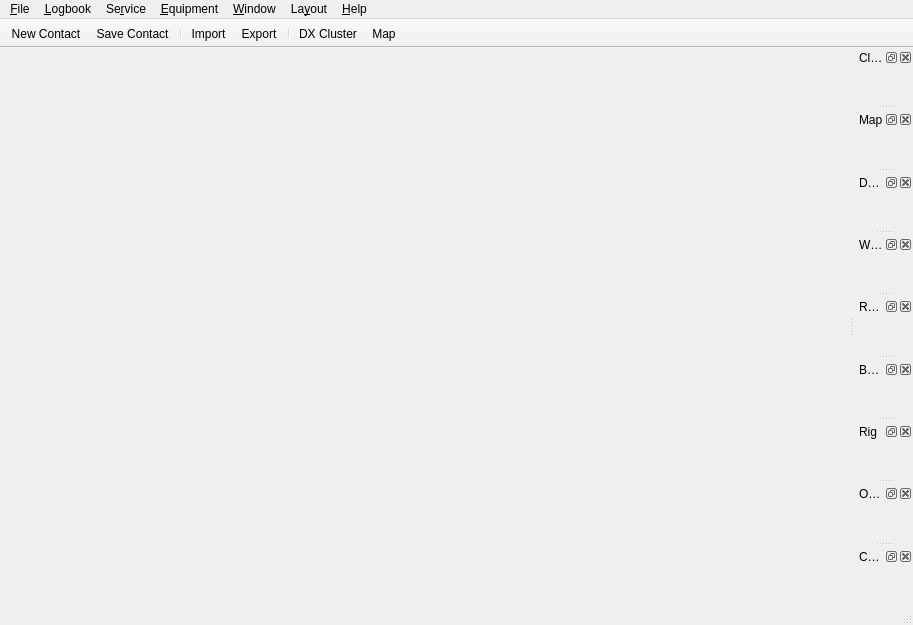
<?xml version="1.0" encoding="UTF-8"?>
<ui version="4.0">
 <class>MainWindow</class>
 <widget class="QMainWindow" name="MainWindow">
  <property name="geometry">
   <rect>
    <x>0</x>
    <y>0</y>
    <width>913</width>
    <height>625</height>
   </rect>
  </property>
  <property name="windowTitle">
   <string/>
  </property>
  <property name="dockOptions">
   <set>QMainWindow::AllowNestedDocks|QMainWindow::AllowTabbedDocks|QMainWindow::AnimatedDocks|QMainWindow::GroupedDragging</set>
  </property>
  <widget class="QWidget" name="centralWidget">
   <layout class="QVBoxLayout" name="verticalLayout">
    <property name="bottomMargin">
     <number>0</number>
    </property>
    <item>
     <widget class="LogbookWidget" name="logbookWidget" native="true">
      <property name="sizePolicy">
       <sizepolicy hsizetype="Preferred" vsizetype="Preferred">
        <horstretch>0</horstretch>
        <verstretch>0</verstretch>
       </sizepolicy>
      </property>
     </widget>
    </item>
    <item>
     <widget class="NewContactWidget" name="newContactWidget" native="true">
      <property name="sizePolicy">
       <sizepolicy hsizetype="Expanding" vsizetype="Maximum">
        <horstretch>0</horstretch>
        <verstretch>0</verstretch>
       </sizepolicy>
      </property>
      <property name="minimumSize">
       <size>
        <width>0</width>
        <height>0</height>
       </size>
      </property>
      <property name="focusPolicy">
       <enum>Qt::ClickFocus</enum>
      </property>
     </widget>
    </item>
   </layout>
  </widget>
  <widget class="QMenuBar" name="menuBar">
   <property name="geometry">
    <rect>
     <x>0</x>
     <y>0</y>
     <width>913</width>
     <height>22</height>
    </rect>
   </property>
   <widget class="QMenu" name="menuFile">
    <property name="title">
     <string>&amp;File</string>
    </property>
    <addaction name="actionSettings"/>
    <addaction name="separator"/>
    <addaction name="actionQuit"/>
   </widget>
   <widget class="QMenu" name="menuLogbook">
    <property name="title">
     <string>&amp;Logbook</string>
    </property>
    <addaction name="actionNewContact"/>
    <addaction name="actionSaveContact"/>
    <addaction name="actionQSOFilters"/>
    <addaction name="actionManualContact"/>
    <addaction name="separator"/>
    <addaction name="actionImport"/>
    <addaction name="actionExport"/>
    <addaction name="separator"/>
    <addaction name="actionAwards"/>
    <addaction name="actionStatistics"/>
   </widget>
   <widget class="QMenu" name="menuRig">
    <property name="title">
     <string>&amp;Equipment</string>
    </property>
    <addaction name="actionConnectRig"/>
    <addaction name="actionConnectCWKeyer"/>
    <addaction name="actionConnectRotator"/>
   </widget>
   <widget class="QMenu" name="menuHelp">
    <property name="title">
     <string>&amp;Help</string>
    </property>
    <addaction name="actionWikiHelp"/>
    <addaction name="actionReportBug"/>
    <addaction name="actionMailingList"/>
    <addaction name="separator"/>
    <addaction name="actionAbout"/>
   </widget>
   <widget class="QMenu" name="menuWindow">
    <property name="title">
     <string>&amp;Window</string>
    </property>
    <addaction name="actionBandmap"/>
    <addaction name="actionClock"/>
    <addaction name="actionCWConsole"/>
    <addaction name="actionDXClusterWindow"/>
    <addaction name="actionMapWindow"/>
    <addaction name="actionOnlineMap"/>
    <addaction name="actionRig"/>
    <addaction name="actionRotator"/>
    <addaction name="actionWsjtx"/>
   </widget>
   <widget class="QMenu" name="menuServices">
    <property name="title">
     <string>Se&amp;rvice</string>
    </property>
    <addaction name="actionClublog"/>
    <addaction name="actioneQSL"/>
    <addaction name="actionLotw"/>
    <addaction name="actionQRZ_com"/>
   </widget>
   <widget class="QMenu" name="menuLayout">
    <property name="title">
     <string>La&amp;yout</string>
    </property>
    <widget class="QMenu" name="menuNewContact">
     <property name="title">
      <string>New QSO</string>
     </property>
    </widget>
    <addaction name="menuNewContact"/>
    <addaction name="actionLayoutEdit"/>
   </widget>
   <addaction name="menuFile"/>
   <addaction name="menuLogbook"/>
   <addaction name="menuServices"/>
   <addaction name="menuRig"/>
   <addaction name="menuWindow"/>
   <addaction name="menuLayout"/>
   <addaction name="menuHelp"/>
  </widget>
  <widget class="QStatusBar" name="statusBar"/>
  <widget class="QToolBar" name="toolBar">
   <property name="enabled">
    <bool>true</bool>
   </property>
   <property name="windowTitle">
    <string>Toolbar</string>
   </property>
   <property name="movable">
    <bool>false</bool>
   </property>
   <property name="toolButtonStyle">
    <enum>Qt::ToolButtonIconOnly</enum>
   </property>
   <property name="floatable">
    <bool>false</bool>
   </property>
   <attribute name="toolBarArea">
    <enum>TopToolBarArea</enum>
   </attribute>
   <attribute name="toolBarBreak">
    <bool>false</bool>
   </attribute>
   <addaction name="actionNewContact"/>
   <addaction name="actionSaveContact"/>
   <addaction name="separator"/>
   <addaction name="actionImport"/>
   <addaction name="actionExport"/>
   <addaction name="separator"/>
   <addaction name="actionDXClusterWindow"/>
   <addaction name="actionMapWindow"/>
  </widget>
  <widget class="QDockWidget" name="clockDockWidget">
   <property name="windowTitle">
    <string>Clock</string>
   </property>
   <attribute name="dockWidgetArea">
    <number>2</number>
   </attribute>
   <widget class="ClockWidget" name="clockWidget"/>
  </widget>
  <widget class="QDockWidget" name="mapDockWidget">
   <property name="windowTitle">
    <string>Map</string>
   </property>
   <attribute name="dockWidgetArea">
    <number>2</number>
   </attribute>
   <widget class="MapWidget" name="mapWidget">
    <property name="focusPolicy">
     <enum>Qt::ClickFocus</enum>
    </property>
   </widget>
  </widget>
  <widget class="QDockWidget" name="dxDockWidget">
   <property name="windowTitle">
    <string>DX Cluster</string>
   </property>
   <attribute name="dockWidgetArea">
    <number>2</number>
   </attribute>
   <widget class="DxWidget" name="dxWidget"/>
  </widget>
  <widget class="QDockWidget" name="wsjtxDockWidget">
   <property name="windowTitle">
    <string>WSJTX</string>
   </property>
   <attribute name="dockWidgetArea">
    <number>2</number>
   </attribute>
   <widget class="WsjtxWidget" name="wsjtxWidget"/>
  </widget>
  <widget class="QDockWidget" name="rotatorDockWidget">
   <property name="windowTitle">
    <string>Rotator</string>
   </property>
   <attribute name="dockWidgetArea">
    <number>2</number>
   </attribute>
   <widget class="RotatorWidget" name="rotatorWidget"/>
  </widget>
  <widget class="QDockWidget" name="bandmapDockWidget">
   <property name="windowTitle">
    <string>Bandmap</string>
   </property>
   <attribute name="dockWidgetArea">
    <number>2</number>
   </attribute>
   <widget class="BandmapWidget" name="bandmapWidget"/>
  </widget>
  <widget class="QDockWidget" name="rigDockWidget">
   <property name="windowTitle">
    <string>Rig</string>
   </property>
   <attribute name="dockWidgetArea">
    <number>2</number>
   </attribute>
   <widget class="RigWidget" name="rigWidget"/>
  </widget>
  <widget class="QDockWidget" name="onlineMapDockWidget">
   <property name="windowTitle">
    <string>Online Map</string>
   </property>
   <attribute name="dockWidgetArea">
    <number>2</number>
   </attribute>
   <widget class="OnlineMapWidget" name="onlineMapWidget"/>
  </widget>
  <widget class="QDockWidget" name="cwConsoleDockWidget">
   <property name="windowTitle">
    <string>CW Console</string>
   </property>
   <attribute name="dockWidgetArea">
    <number>2</number>
   </attribute>
   <widget class="CWConsoleWidget" name="cwconsoleWidget"/>
  </widget>
  <action name="actionQuit">
   <property name="icon">
    <iconset theme="application-exit">
     <normaloff>.</normaloff>.</iconset>
   </property>
   <property name="text">
    <string>&amp;Quit</string>
   </property>
   <property name="shortcut">
    <string>Ctrl+Q</string>
   </property>
   <property name="menuRole">
    <enum>QAction::QuitRole</enum>
   </property>
  </action>
  <action name="actionSettings">
   <property name="icon">
    <iconset theme="document-properties">
     <normaloff>.</normaloff>.</iconset>
   </property>
   <property name="text">
    <string>&amp;Settings</string>
   </property>
   <property name="menuRole">
    <enum>QAction::PreferencesRole</enum>
   </property>
  </action>
  <action name="actionNewContact">
   <property name="icon">
    <iconset theme="document-new">
     <normaloff>.</normaloff>.</iconset>
   </property>
   <property name="text">
    <string>New Contact</string>
   </property>
   <property name="shortcut">
    <string>Ctrl+N</string>
   </property>
  </action>
  <action name="actionImport">
   <property name="icon">
    <iconset theme="document-import">
     <normaloff>.</normaloff>.</iconset>
   </property>
   <property name="text">
    <string>&amp;Import</string>
   </property>
  </action>
  <action name="actionExport">
   <property name="icon">
    <iconset theme="document-export">
     <normaloff>.</normaloff>.</iconset>
   </property>
   <property name="text">
    <string>&amp;Export</string>
   </property>
  </action>
  <action name="actionConnectRig">
   <property name="checkable">
    <bool>true</bool>
   </property>
   <property name="text">
    <string>Connect R&amp;ig</string>
   </property>
  </action>
  <action name="actionAbout">
   <property name="icon">
    <iconset theme="help-about">
     <normaloff>.</normaloff>.</iconset>
   </property>
   <property name="text">
    <string>&amp;About</string>
   </property>
   <property name="menuRole">
    <enum>QAction::AboutRole</enum>
   </property>
  </action>
  <action name="actionSaveContact">
   <property name="icon">
    <iconset theme="document-save">
     <normaloff>.</normaloff>.</iconset>
   </property>
   <property name="text">
    <string>Save Contact</string>
   </property>
   <property name="shortcut">
    <string>Ctrl+S</string>
   </property>
  </action>
  <action name="actionDXClusterWindow">
   <property name="icon">
    <iconset theme="object-rows">
     <normaloff>:/res/icons/network-wireless.png</normaloff>:/res/icons/network-wireless.png</iconset>
   </property>
   <property name="text">
    <string>DX Cluster</string>
   </property>
  </action>
  <action name="actionMapWindow">
   <property name="icon">
    <iconset theme="globe">
     <normaloff>:/res/icons/emblem-web.png</normaloff>:/res/icons/emblem-web.png</iconset>
   </property>
   <property name="text">
    <string>Map</string>
   </property>
  </action>
  <action name="actionStatistics">
   <property name="icon">
    <iconset theme="x-office-spreadsheet">
     <normaloff>.</normaloff>.</iconset>
   </property>
   <property name="text">
    <string>S&amp;tatistics</string>
   </property>
  </action>
  <action name="actionWsjtx">
   <property name="text">
    <string>Wsjtx</string>
   </property>
  </action>
  <action name="actionLotw">
   <property name="text">
    <string>&amp;LotW</string>
   </property>
  </action>
  <action name="actionConnectRotator">
   <property name="checkable">
    <bool>true</bool>
   </property>
   <property name="text">
    <string>Connect R&amp;otator</string>
   </property>
  </action>
  <action name="actionRotator">
   <property name="text">
    <string>Rotator</string>
   </property>
  </action>
  <action name="actionBandmap">
   <property name="text">
    <string>Bandmap</string>
   </property>
  </action>
  <action name="actionRig">
   <property name="text">
    <string>Rig</string>
   </property>
  </action>
  <action name="actionClock">
   <property name="text">
    <string>Clock</string>
   </property>
  </action>
  <action name="actionQSOFilters">
   <property name="icon">
    <iconset resource="../res/icons/icons.qrc">
     <normaloff>:/icons/filter_list-24px.svg</normaloff>:/icons/filter_list-24px.svg</iconset>
   </property>
   <property name="text">
    <string>QSO &amp;Filters</string>
   </property>
  </action>
  <action name="actioneQSL">
   <property name="text">
    <string>&amp;eQSL</string>
   </property>
  </action>
  <action name="actionOnlineMap">
   <property name="text">
    <string>Online Map</string>
   </property>
  </action>
  <action name="actionAwards">
   <property name="icon">
    <iconset theme="application-certificate">
     <normaloff>.</normaloff>.</iconset>
   </property>
   <property name="text">
    <string>&amp;Awards</string>
   </property>
  </action>
  <action name="actionClublog">
   <property name="text">
    <string>&amp;Clublog</string>
   </property>
  </action>
  <action name="actionQRZ_com">
   <property name="text">
    <string>&amp;QRZ.com</string>
   </property>
  </action>
  <action name="actionAlert">
   <property name="text">
    <string>Edit Rules</string>
   </property>
  </action>
  <action name="actionShowAlerts">
   <property name="text">
    <string>Show Alerts</string>
   </property>
  </action>
  <action name="actionClearAlerts">
   <property name="text">
    <string>Clear Alerts</string>
   </property>
  </action>
  <action name="actionBeepSettingAlert">
   <property name="checkable">
    <bool>true</bool>
   </property>
   <property name="text">
    <string>Beep</string>
   </property>
  </action>
  <action name="actionConnectCWKeyer">
   <property name="checkable">
    <bool>true</bool>
   </property>
   <property name="text">
    <string>Connect &amp;CW Keyer</string>
   </property>
  </action>
  <action name="actionCWConsole">
   <property name="text">
    <string>CW Console</string>
   </property>
  </action>
  <action name="actionWikiHelp">
   <property name="icon">
    <iconset theme="help">
     <normaloff>.</normaloff>.</iconset>
   </property>
   <property name="text">
    <string>&amp;Wiki</string>
   </property>
  </action>
  <action name="actionReportBug">
   <property name="text">
    <string>Report &amp;Bug...</string>
   </property>
  </action>
  <action name="actionManualContact">
   <property name="checkable">
    <bool>true</bool>
   </property>
   <property name="text">
    <string>&amp;Manual Entry</string>
   </property>
   <property name="toolTip">
    <string>Switch New Contact dialog to the manually entry mode&lt;br/&gt;(time, freq, profiles etc. are not taken from their common sources)</string>
   </property>
  </action>
  <action name="actionMailingList">
   <property name="text">
    <string>Mailing List...</string>
   </property>
  </action>
  <action name="actionLayoutEdit">
   <property name="text">
    <string>Edit</string>
   </property>
  </action>
 </widget>
 <layoutdefault spacing="6" margin="11"/>
 <customwidgets>
  <customwidget>
   <class>NewContactWidget</class>
   <extends>QWidget</extends>
   <header>ui/NewContactWidget.h</header>
   <container>1</container>
   <slots>
    <signal>contactAdded()</signal>
    <signal>newTarget(double,double)</signal>
    <slot>resetContact()</slot>
    <slot>saveContact()</slot>
    <slot>tuneDx(QString,double)</slot>
    <slot>readGlobalSettings()</slot>
   </slots>
  </customwidget>
  <customwidget>
   <class>LogbookWidget</class>
   <extends>QWidget</extends>
   <header>ui/LogbookWidget.h</header>
   <container>1</container>
   <slots>
    <slot>updateTable()</slot>
   </slots>
  </customwidget>
  <customwidget>
   <class>DxWidget</class>
   <extends>QWidget</extends>
   <header>ui/DxWidget.h</header>
   <container>1</container>
   <slots>
    <signal>tuneDx(QString,double)</signal>
   </slots>
  </customwidget>
  <customwidget>
   <class>WsjtxWidget</class>
   <extends>QWidget</extends>
   <header>ui/WsjtxWidget.h</header>
   <container>1</container>
  </customwidget>
  <customwidget>
   <class>ClockWidget</class>
   <extends>QWidget</extends>
   <header>ui/ClockWidget.h</header>
   <container>1</container>
  </customwidget>
  <customwidget>
   <class>MapWidget</class>
   <extends>QWidget</extends>
   <header>ui/MapWidget.h</header>
   <container>1</container>
  </customwidget>
  <customwidget>
   <class>RotatorWidget</class>
   <extends>QWidget</extends>
   <header>ui/RotatorWidget.h</header>
   <container>1</container>
  </customwidget>
  <customwidget>
   <class>BandmapWidget</class>
   <extends>QWidget</extends>
   <header>ui/BandmapWidget.h</header>
   <container>1</container>
  </customwidget>
  <customwidget>
   <class>RigWidget</class>
   <extends>QWidget</extends>
   <header>ui/RigWidget.h</header>
   <container>1</container>
  </customwidget>
  <customwidget>
   <class>OnlineMapWidget</class>
   <extends>QWidget</extends>
   <header>ui/OnlineMapWidget.h</header>
   <container>1</container>
  </customwidget>
  <customwidget>
   <class>CWConsoleWidget</class>
   <extends>QWidget</extends>
   <header>ui/CWConsoleWidget.h</header>
   <container>1</container>
  </customwidget>
 </customwidgets>
 <resources>
  <include location="../res/icons/icons.qrc"/>
 </resources>
 <connections>
  <connection>
   <sender>actionQuit</sender>
   <signal>triggered()</signal>
   <receiver>MainWindow</receiver>
   <slot>close()</slot>
   <hints>
    <hint type="sourcelabel">
     <x>-1</x>
     <y>-1</y>
    </hint>
    <hint type="destinationlabel">
     <x>284</x>
     <y>195</y>
    </hint>
   </hints>
  </connection>
  <connection>
   <sender>actionSettings</sender>
   <signal>triggered()</signal>
   <receiver>MainWindow</receiver>
   <slot>showSettings()</slot>
   <hints>
    <hint type="sourcelabel">
     <x>-1</x>
     <y>-1</y>
    </hint>
    <hint type="destinationlabel">
     <x>317</x>
     <y>231</y>
    </hint>
   </hints>
  </connection>
  <connection>
   <sender>actionExport</sender>
   <signal>triggered()</signal>
   <receiver>MainWindow</receiver>
   <slot>exportLog()</slot>
   <hints>
    <hint type="sourcelabel">
     <x>-1</x>
     <y>-1</y>
    </hint>
    <hint type="destinationlabel">
     <x>399</x>
     <y>325</y>
    </hint>
   </hints>
  </connection>
  <connection>
   <sender>actionImport</sender>
   <signal>triggered()</signal>
   <receiver>MainWindow</receiver>
   <slot>importLog()</slot>
   <hints>
    <hint type="sourcelabel">
     <x>-1</x>
     <y>-1</y>
    </hint>
    <hint type="destinationlabel">
     <x>399</x>
     <y>325</y>
    </hint>
   </hints>
  </connection>
  <connection>
   <sender>actionNewContact</sender>
   <signal>triggered()</signal>
   <receiver>newContactWidget</receiver>
   <slot>resetContact()</slot>
   <hints>
    <hint type="sourcelabel">
     <x>-1</x>
     <y>-1</y>
    </hint>
    <hint type="destinationlabel">
     <x>408</x>
     <y>622</y>
    </hint>
   </hints>
  </connection>
  <connection>
   <sender>actionSaveContact</sender>
   <signal>triggered()</signal>
   <receiver>newContactWidget</receiver>
   <slot>saveContact()</slot>
   <hints>
    <hint type="sourcelabel">
     <x>-1</x>
     <y>-1</y>
    </hint>
    <hint type="destinationlabel">
     <x>408</x>
     <y>622</y>
    </hint>
   </hints>
  </connection>
  <connection>
   <sender>actionAbout</sender>
   <signal>triggered()</signal>
   <receiver>MainWindow</receiver>
   <slot>showAbout()</slot>
   <hints>
    <hint type="sourcelabel">
     <x>-1</x>
     <y>-1</y>
    </hint>
    <hint type="destinationlabel">
     <x>404</x>
     <y>264</y>
    </hint>
   </hints>
  </connection>
  <connection>
   <sender>MainWindow</sender>
   <signal>settingsChanged()</signal>
   <receiver>newContactWidget</receiver>
   <slot>readGlobalSettings()</slot>
   <hints>
    <hint type="sourcelabel">
     <x>404</x>
     <y>264</y>
    </hint>
    <hint type="destinationlabel">
     <x>607</x>
     <y>500</y>
    </hint>
   </hints>
  </connection>
  <connection>
   <sender>actionConnectRig</sender>
   <signal>triggered()</signal>
   <receiver>MainWindow</receiver>
   <slot>rigConnect()</slot>
   <hints>
    <hint type="sourcelabel">
     <x>-1</x>
     <y>-1</y>
    </hint>
    <hint type="destinationlabel">
     <x>446</x>
     <y>264</y>
    </hint>
   </hints>
  </connection>
  <connection>
   <sender>actionStatistics</sender>
   <signal>triggered()</signal>
   <receiver>MainWindow</receiver>
   <slot>showStatistics()</slot>
   <hints>
    <hint type="sourcelabel">
     <x>-1</x>
     <y>-1</y>
    </hint>
    <hint type="destinationlabel">
     <x>446</x>
     <y>264</y>
    </hint>
   </hints>
  </connection>
  <connection>
   <sender>actionLotw</sender>
   <signal>triggered()</signal>
   <receiver>MainWindow</receiver>
   <slot>showLotw()</slot>
   <hints>
    <hint type="sourcelabel">
     <x>-1</x>
     <y>-1</y>
    </hint>
    <hint type="destinationlabel">
     <x>446</x>
     <y>264</y>
    </hint>
   </hints>
  </connection>
  <connection>
   <sender>actionDXClusterWindow</sender>
   <signal>triggered()</signal>
   <receiver>dxDockWidget</receiver>
   <slot>show()</slot>
   <hints>
    <hint type="sourcelabel">
     <x>-1</x>
     <y>-1</y>
    </hint>
    <hint type="destinationlabel">
     <x>845</x>
     <y>340</y>
    </hint>
   </hints>
  </connection>
  <connection>
   <sender>actionMapWindow</sender>
   <signal>triggered()</signal>
   <receiver>mapDockWidget</receiver>
   <slot>show()</slot>
   <hints>
    <hint type="sourcelabel">
     <x>-1</x>
     <y>-1</y>
    </hint>
    <hint type="destinationlabel">
     <x>845</x>
     <y>227</y>
    </hint>
   </hints>
  </connection>
  <connection>
   <sender>actionWsjtx</sender>
   <signal>triggered()</signal>
   <receiver>wsjtxDockWidget</receiver>
   <slot>show()</slot>
   <hints>
    <hint type="sourcelabel">
     <x>-1</x>
     <y>-1</y>
    </hint>
    <hint type="destinationlabel">
     <x>845</x>
     <y>452</y>
    </hint>
   </hints>
  </connection>
  <connection>
   <sender>actionConnectRotator</sender>
   <signal>triggered()</signal>
   <receiver>MainWindow</receiver>
   <slot>rotConnect()</slot>
   <hints>
    <hint type="sourcelabel">
     <x>-1</x>
     <y>-1</y>
    </hint>
    <hint type="destinationlabel">
     <x>446</x>
     <y>264</y>
    </hint>
   </hints>
  </connection>
  <connection>
   <sender>actionRotator</sender>
   <signal>triggered()</signal>
   <receiver>rotatorDockWidget</receiver>
   <slot>show()</slot>
   <hints>
    <hint type="sourcelabel">
     <x>-1</x>
     <y>-1</y>
    </hint>
    <hint type="destinationlabel">
     <x>845</x>
     <y>407</y>
    </hint>
   </hints>
  </connection>
  <connection>
   <sender>actionBandmap</sender>
   <signal>triggered()</signal>
   <receiver>bandmapDockWidget</receiver>
   <slot>show()</slot>
   <hints>
    <hint type="sourcelabel">
     <x>-1</x>
     <y>-1</y>
    </hint>
    <hint type="destinationlabel">
     <x>845</x>
     <y>482</y>
    </hint>
   </hints>
  </connection>
  <connection>
   <sender>actionRig</sender>
   <signal>triggered()</signal>
   <receiver>rigDockWidget</receiver>
   <slot>show()</slot>
   <hints>
    <hint type="sourcelabel">
     <x>-1</x>
     <y>-1</y>
    </hint>
    <hint type="destinationlabel">
     <x>845</x>
     <y>480</y>
    </hint>
   </hints>
  </connection>
  <connection>
   <sender>actionClock</sender>
   <signal>triggered()</signal>
   <receiver>clockDockWidget</receiver>
   <slot>show()</slot>
   <hints>
    <hint type="sourcelabel">
     <x>-1</x>
     <y>-1</y>
    </hint>
    <hint type="destinationlabel">
     <x>845</x>
     <y>93</y>
    </hint>
   </hints>
  </connection>
  <connection>
   <sender>actionQSOFilters</sender>
   <signal>triggered()</signal>
   <receiver>MainWindow</receiver>
   <slot>QSOFilterSetting()</slot>
   <hints>
    <hint type="sourcelabel">
     <x>-1</x>
     <y>-1</y>
    </hint>
    <hint type="destinationlabel">
     <x>446</x>
     <y>264</y>
    </hint>
   </hints>
  </connection>
  <connection>
   <sender>actioneQSL</sender>
   <signal>triggered()</signal>
   <receiver>MainWindow</receiver>
   <slot>showeQSL()</slot>
   <hints>
    <hint type="sourcelabel">
     <x>-1</x>
     <y>-1</y>
    </hint>
    <hint type="destinationlabel">
     <x>446</x>
     <y>264</y>
    </hint>
   </hints>
  </connection>
  <connection>
   <sender>actionOnlineMap</sender>
   <signal>triggered()</signal>
   <receiver>onlineMapDockWidget</receiver>
   <slot>show()</slot>
   <hints>
    <hint type="sourcelabel">
     <x>-1</x>
     <y>-1</y>
    </hint>
    <hint type="destinationlabel">
     <x>879</x>
     <y>545</y>
    </hint>
   </hints>
  </connection>
  <connection>
   <sender>actionAwards</sender>
   <signal>triggered()</signal>
   <receiver>MainWindow</receiver>
   <slot>showAwards()</slot>
   <hints>
    <hint type="sourcelabel">
     <x>-1</x>
     <y>-1</y>
    </hint>
    <hint type="destinationlabel">
     <x>456</x>
     <y>298</y>
    </hint>
   </hints>
  </connection>
  <connection>
   <sender>actionClublog</sender>
   <signal>triggered()</signal>
   <receiver>MainWindow</receiver>
   <slot>showClublog()</slot>
   <hints>
    <hint type="sourcelabel">
     <x>-1</x>
     <y>-1</y>
    </hint>
    <hint type="destinationlabel">
     <x>456</x>
     <y>298</y>
    </hint>
   </hints>
  </connection>
  <connection>
   <sender>actionQRZ_com</sender>
   <signal>triggered()</signal>
   <receiver>MainWindow</receiver>
   <slot>showQRZ()</slot>
   <hints>
    <hint type="sourcelabel">
     <x>-1</x>
     <y>-1</y>
    </hint>
    <hint type="destinationlabel">
     <x>456</x>
     <y>298</y>
    </hint>
   </hints>
  </connection>
  <connection>
   <sender>actionAlert</sender>
   <signal>triggered()</signal>
   <receiver>MainWindow</receiver>
   <slot>alertRuleSetting()</slot>
   <hints>
    <hint type="sourcelabel">
     <x>-1</x>
     <y>-1</y>
    </hint>
    <hint type="destinationlabel">
     <x>456</x>
     <y>298</y>
    </hint>
   </hints>
  </connection>
  <connection>
   <sender>actionShowAlerts</sender>
   <signal>triggered()</signal>
   <receiver>MainWindow</receiver>
   <slot>showAlerts()</slot>
   <hints>
    <hint type="sourcelabel">
     <x>-1</x>
     <y>-1</y>
    </hint>
    <hint type="destinationlabel">
     <x>456</x>
     <y>298</y>
    </hint>
   </hints>
  </connection>
  <connection>
   <sender>actionClearAlerts</sender>
   <signal>triggered()</signal>
   <receiver>MainWindow</receiver>
   <slot>clearAlerts()</slot>
   <hints>
    <hint type="sourcelabel">
     <x>-1</x>
     <y>-1</y>
    </hint>
    <hint type="destinationlabel">
     <x>456</x>
     <y>298</y>
    </hint>
   </hints>
  </connection>
  <connection>
   <sender>actionBeepSettingAlert</sender>
   <signal>triggered()</signal>
   <receiver>MainWindow</receiver>
   <slot>beepSettingAlerts()</slot>
   <hints>
    <hint type="sourcelabel">
     <x>-1</x>
     <y>-1</y>
    </hint>
    <hint type="destinationlabel">
     <x>456</x>
     <y>298</y>
    </hint>
   </hints>
  </connection>
  <connection>
   <sender>actionConnectCWKeyer</sender>
   <signal>triggered()</signal>
   <receiver>MainWindow</receiver>
   <slot>cwKeyerConnect()</slot>
   <hints>
    <hint type="sourcelabel">
     <x>-1</x>
     <y>-1</y>
    </hint>
    <hint type="destinationlabel">
     <x>456</x>
     <y>298</y>
    </hint>
   </hints>
  </connection>
  <connection>
   <sender>actionCWConsole</sender>
   <signal>triggered()</signal>
   <receiver>cwConsoleDockWidget</receiver>
   <slot>show()</slot>
   <hints>
    <hint type="sourcelabel">
     <x>-1</x>
     <y>-1</y>
    </hint>
    <hint type="destinationlabel">
     <x>835</x>
     <y>585</y>
    </hint>
   </hints>
  </connection>
  <connection>
   <sender>actionWikiHelp</sender>
   <signal>triggered()</signal>
   <receiver>MainWindow</receiver>
   <slot>showWikiHelp()</slot>
   <hints>
    <hint type="sourcelabel">
     <x>-1</x>
     <y>-1</y>
    </hint>
    <hint type="destinationlabel">
     <x>456</x>
     <y>312</y>
    </hint>
   </hints>
  </connection>
  <connection>
   <sender>actionReportBug</sender>
   <signal>triggered()</signal>
   <receiver>MainWindow</receiver>
   <slot>showReportBug()</slot>
   <hints>
    <hint type="sourcelabel">
     <x>-1</x>
     <y>-1</y>
    </hint>
    <hint type="destinationlabel">
     <x>456</x>
     <y>312</y>
    </hint>
   </hints>
  </connection>
  <connection>
   <sender>actionManualContact</sender>
   <signal>triggered(bool)</signal>
   <receiver>MainWindow</receiver>
   <slot>setManualContact(bool)</slot>
   <hints>
    <hint type="sourcelabel">
     <x>-1</x>
     <y>-1</y>
    </hint>
    <hint type="destinationlabel">
     <x>456</x>
     <y>312</y>
    </hint>
   </hints>
  </connection>
  <connection>
   <sender>actionMailingList</sender>
   <signal>triggered()</signal>
   <receiver>MainWindow</receiver>
   <slot>showMailingList()</slot>
   <hints>
    <hint type="sourcelabel">
     <x>-1</x>
     <y>-1</y>
    </hint>
    <hint type="destinationlabel">
     <x>456</x>
     <y>312</y>
    </hint>
   </hints>
  </connection>
  <connection>
   <sender>actionLayoutEdit</sender>
   <signal>triggered()</signal>
   <receiver>MainWindow</receiver>
   <slot>showEditLayout()</slot>
   <hints>
    <hint type="sourcelabel">
     <x>-1</x>
     <y>-1</y>
    </hint>
    <hint type="destinationlabel">
     <x>456</x>
     <y>312</y>
    </hint>
   </hints>
  </connection>
 </connections>
 <slots>
  <signal>settingsChanged()</signal>
  <slot>saveContact()</slot>
  <slot>resetContact()</slot>
  <slot>showSettings()</slot>
  <slot>importLog()</slot>
  <slot>exportLog()</slot>
  <slot>showAbout()</slot>
  <slot>rigConnect()</slot>
  <slot>showStatistics()</slot>
  <slot>showLotw()</slot>
  <slot>rotConnect()</slot>
  <slot>QSOFilterSetting()</slot>
  <slot>showeQSL()</slot>
  <slot>showAwards()</slot>
  <slot>showClublog()</slot>
  <slot>showQRZ()</slot>
  <slot>alertRuleSetting()</slot>
  <slot>showAlerts()</slot>
  <slot>clearAlerts()</slot>
  <slot>beepSettingAlerts()</slot>
  <slot>cwKeyerConnect()</slot>
  <slot>showWikiHelp()</slot>
  <slot>showReportBug()</slot>
  <slot>setManualContact(bool)</slot>
  <slot>showMailingList()</slot>
  <slot>showEditLayout()</slot>
 </slots>
</ui>
